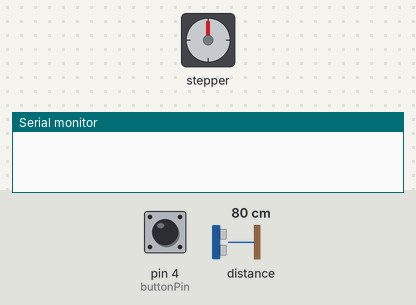
Simulated run of this sketch. Board: Arduino Uno, built with avr-gcc and run on an emulated ATmega328P. Parts: stepper motor, the last lines printed to the serial monitor. Wiring (inferred from the names in the program): stepper motor driver (200 steps per turn assumed): step pin 3; direction pin 2. The test bench sets the inputs (shaded band); at power-on: pin 4 (buttonPin) LOW, distance to the obstacle 80 cm.

Above: at 1.2 s.
1.3 s: pin 4 (buttonPin) pulled HIGH for 0.15 s
At 5.3 s:
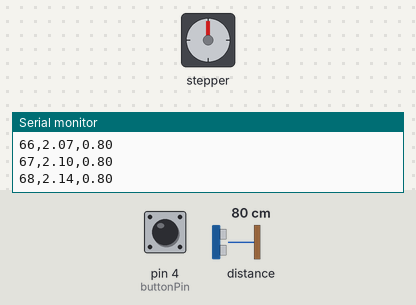
At 7.7 s:
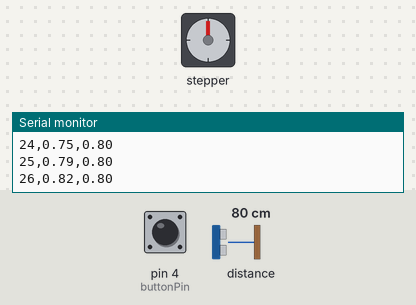
Timing chart, 0 to 19.4 s (numbered marks = the images above; inputs shaded):
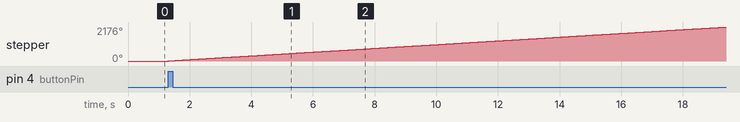

Measured:
- after the input at 1.3 s, stepper: keeps turning clockwise at about 120°/s, starting at once

The sketch:

lidar-scan-v2.ino
```cpp
    /*Example sketch to control a stepper motor with A4988/DRV8825 stepper motor driver and Arduino without a library. More info: https://www.makerguides.com */
    // Define stepper motor connections and steps per revolution:

    #include <Wire.h>
    #include <LIDARLite.h>
    #define dirPin 2
    #define stepPin 3
    #define stepsPerRevolution 200
    #define buttonPin 4
    int buttonState = 0;
    bool started = false;
    float reading = 0;
    float angle = 0;

    LIDARLite myLidarLite;

    void setup() {

      Serial.begin(9600); // Initialize serial connection to display distance readings

      myLidarLite.begin(0, true); // Set configuration to default and I2C to 400 kHz

      myLidarLite.configure(0); // Change this number to try out alternate configurations

      // Declare pins as output:
      pinMode(stepPin, OUTPUT);
      pinMode(dirPin, OUTPUT);
    }
    void checkButton() {
      // Read button state
      buttonState = digitalRead(buttonPin);
      // And start moving motor
      if (buttonState == HIGH) {
        if (started)
          started = false;
        else
          started = true;
      }
    }
    void loop() {
      checkButton();

      if (started) {
        // Set the spinning direction clockwise:
        digitalWrite(dirPin, HIGH);
        // Spin the stepper motor 1 revolution slowly:
        for (int i = 0; i < 200; i++) {
          reading = (float) (myLidarLite.distance() / 100.0); //read distance on laser
          angle = i * 1.8 * M_PI / 180.0;
          Serial.print(i);
          Serial.print(",");
          Serial.print(angle);
          Serial.print(",");
          Serial.println(reading); //value for ranges[] in meters
          // These four lines result in 1 step:
          digitalWrite(stepPin, HIGH);
          delayMicroseconds(500);
          digitalWrite(stepPin, LOW);
          delayMicroseconds(500);
        }

      }

    }
```
